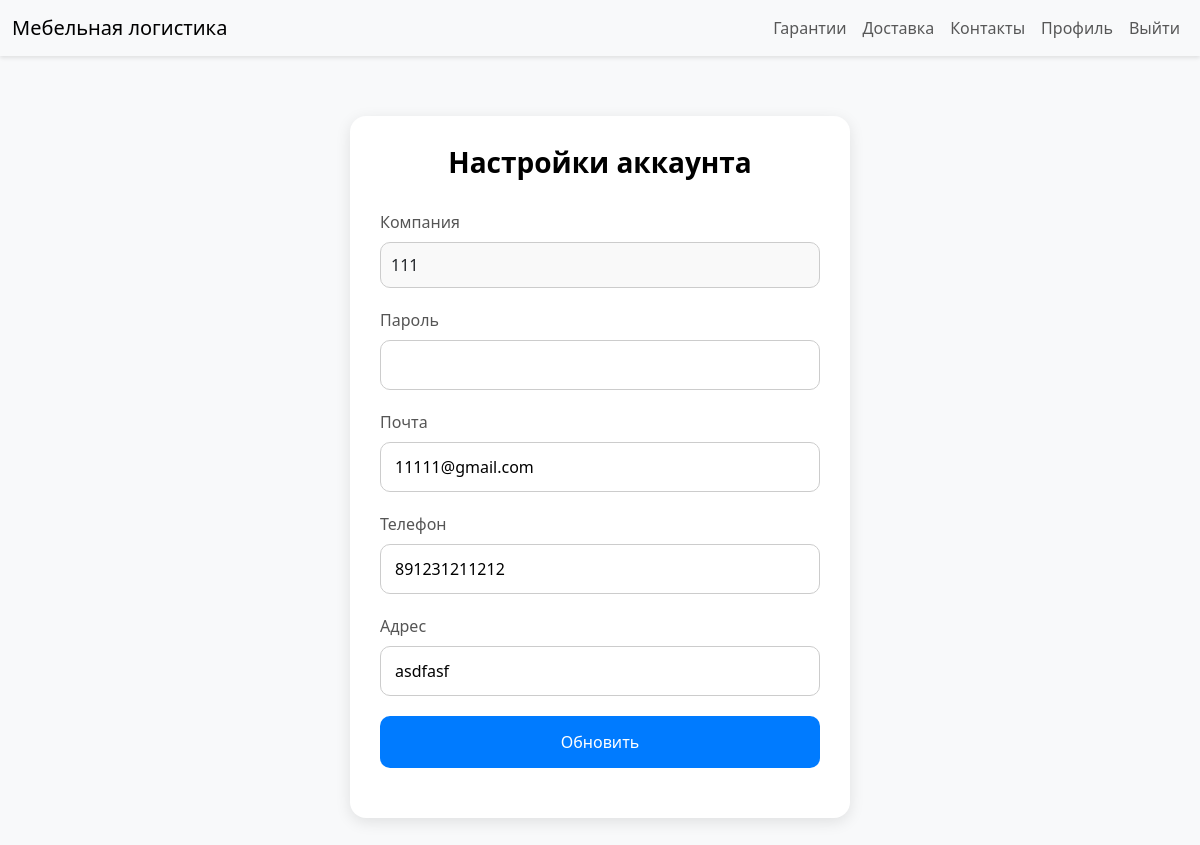
Screenshot of /accounts/update/ (signed in) with the database file from the repository.
### accounts/models.py (models this page shows, shortened)
class Company(AbstractUser):
    company_name = models.CharField(max_length=100, verbose_name="Название компании")
    phone_number = models.CharField(max_length=20, verbose_name="Телефон")
    warehouse_address = models.TextField(verbose_name="Адрес склада")
    class Meta:
        verbose_name = "Компания"
        verbose_name_plural = "Компании"

### accounts/views.py (the view)
# urls.py: path('update/', views.user_update, name = 'update'),
def user_update(request):
    if request.method == 'POST':
        form = UpdateUserForm(request.POST, instance = request.user)
        if form.is_valid():
            curent_password = form.cleaned_data.get('curent_password')
            if not request.user.check_password(curent_password):
                messages.error(request, "Неверный пароль")
                return redirect('update')
            form.save()
            return redirect('company_orders')
    else:
        form = UpdateUserForm(instance = request.user)
    return render(request, 'accounts/updateuser.html', {'form': form})

### accounts/forms.py
class UpdateUserForm(UserChangeForm):
    curent_password = forms.CharField()
    class Meta:
        model = Company
        fields = ['email', 'phone_number']

### templates/accounts/updateuser.html (shortened to what this page needs)
{% extends 'base.html' %}
{% block content %}
<div class="profile-wrapper">
    <h2 class="profile-title">Настройки аккаунта</h2>
    <form method="POST">
        <div class="form-group">
            <label class="form-label">Компания</label>
            <div class="form-input" style="background-color: #f9f9f9; padding: 10px;">{{ user.username }}</div>
        </div>
        <div class="form-group">
            <label for="curent_password" class="form-label">Пароль</label>
            <input type="curent_password" name="curent_password" id="curent_password" class="form-input" required>
        </div>
        <div class="form-group">
            <label for="email" class="form-label">Почта</label>
            <input type="email" name="email" id="email" class="form-input" value="{{ user.email }}">
        </div>
        <div class="form-group">
            <label for="phone_number" class="form-label">Телефон</label>
            <input type="text" name="phone_number" id="phone_number" class="form-input" value="{{ user.phone_number }}">
        </div>
        <div class="form-group">
            <label for="warehouse_address" class="form-label">Адрес</label>
            <input type="text" name="warehouse_address" id="warehouse_address" class="form-input" value="{{ user.warehouse_address }}">
        </div>
        <div class="form-group">
            <button type="submit" class="submit-button">Обновить</button>
        </div>
    </form>
</div>
{% endblock %}

### static/css/styles.css (style rules this page uses)
body { background-color: #f8f9fa; }

### templates/accounts/updateuser.html (style rules this page uses)
.profile-wrapper { max-width: 500px; margin: 60px auto; padding: 30px; background-color: #fff; border-radius: 16px; box-shadow: 0 4px 15px rgba(0, 0, 0, 0.1); }
.profile-title { text-align: center; font-size: 28px; font-weight: 600; color: black; margin-bottom: 30px; }
.form-group { margin-bottom: 20px; }
.form-label { display: block; font-size: 16px; color: #555; margin-bottom: 8px; }
.form-input { width: 100%; padding: 12px 14px; font-size: 16px; border: 1px solid #ccc; border-radius: 10px; transition: border-color 0.3s, box-shadow 0.3s; }
.submit-button { width: 100%; padding: 14px; font-size: 16px; background-color: #007bff; color: white; border: none; border-radius: 10px; cursor: pointer; transition: background-color 0.3s ease, transform 0.3s ease; }

### rows the page displays
Company: username "111", email "11111@gmail.com", phone_number "891231211212", warehouse_address "asdfasf"
